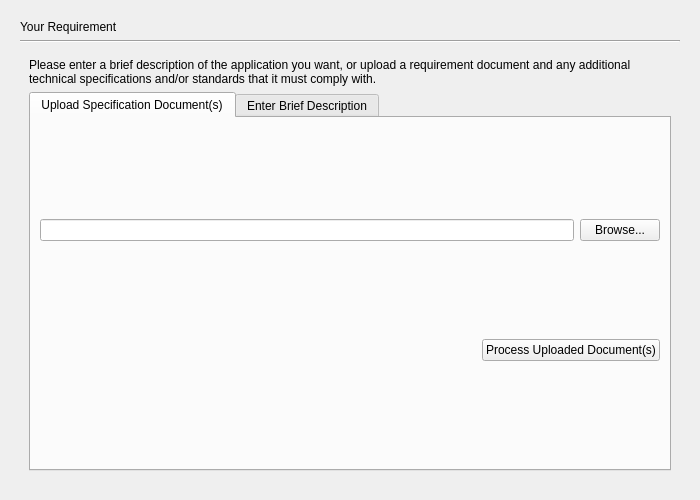
<?xml version="1.0" encoding="UTF-8"?>
<ui version="4.0">
 <class>SpecElaborationPage</class>
 <widget class="QWidget" name="SpecElaborationPage">
  <property name="geometry">
   <rect>
    <x>0</x>
    <y>0</y>
    <width>700</width>
    <height>500</height>
   </rect>
  </property>
  <property name="windowTitle">
   <string>Form</string>
  </property>
  <layout class="QVBoxLayout" name="verticalLayout">
   <property name="leftMargin">
    <number>20</number>
   </property>
   <property name="topMargin">
    <number>20</number>
   </property>
   <property name="rightMargin">
    <number>20</number>
   </property>
   <property name="bottomMargin">
    <number>20</number>
   </property>
   <item>
    <widget class="QLabel" name="headerLabel">
     <property name="text">
      <string>Your Requirement</string>
     </property>
    </widget>
   </item>
   <item>
    <widget class="Line" name="line">
     <property name="orientation">
      <enum>Qt::Horizontal</enum>
     </property>
    </widget>
   </item>
   <item>
    <widget class="QStackedWidget" name="stackedWidget">
     <widget class="QWidget" name="initialInputPage">
      <layout class="QVBoxLayout" name="verticalLayout_2">
       <item>
        <widget class="QLabel" name="instructionLabel">
         <property name="text">
          <string>Please enter a brief description of the application you want, or upload a requirement document and any additional technical specifications and/or standards that it must comply with.</string>
         </property>
         <property name="wordWrap">
          <bool>true</bool>
         </property>
        </widget>
       </item>
       <item>
        <widget class="QTabWidget" name="inputTabWidget">
         <widget class="QWidget" name="uploadTab">
          <attribute name="title">
           <string>Upload Specification Document(s)</string>
          </attribute>
          <layout class="QVBoxLayout" name="verticalLayout_3">
           <item>
            <layout class="QHBoxLayout" name="horizontalLayout">
             <item>
              <widget class="QLineEdit" name="uploadPathLineEdit"/>
             </item>
             <item>
              <widget class="QPushButton" name="browseFilesButton">
               <property name="text">
                <string>Browse...</string>
               </property>
              </widget>
             </item>
            </layout>
           </item>
           <item>
            <layout class="QHBoxLayout" name="horizontalLayout_6">
             <item>
              <spacer name="horizontalSpacer_4">
               <property name="orientation">
                <enum>Qt::Horizontal</enum>
               </property>
               <property name="sizeHint" stdset="0">
                <size>
                 <width>40</width>
                 <height>20</height>
                </size>
               </property>
              </spacer>
             </item>
             <item>
              <widget class="QPushButton" name="processFilesButton">
               <property name="text">
                <string>Process Uploaded Document(s)</string>
               </property>
              </widget>
             </item>
            </layout>
           </item>
           <item>
            <spacer name="verticalSpacer">
             <property name="orientation">
              <enum>Qt::Vertical</enum>
             </property>
            </spacer>
           </item>
          </layout>
         </widget>
         <widget class="QWidget" name="textInputTab">
          <attribute name="title">
           <string>Enter Brief Description</string>
          </attribute>
          <layout class="QVBoxLayout" name="verticalLayout_4">
           <item>
            <widget class="QPlainTextEdit" name="briefDescriptionTextEdit"/>
           </item>
           <item>
            <layout class="QHBoxLayout" name="horizontalLayout_7">
             <item>
              <spacer name="horizontalSpacer_5">
               <property name="orientation">
                <enum>Qt::Horizontal</enum>
               </property>
               <property name="sizeHint" stdset="0">
                <size>
                 <width>40</width>
                 <height>20</height>
                </size>
               </property>
              </spacer>
             </item>
             <item>
              <widget class="QPushButton" name="processTextButton">
               <property name="text">
                <string>Process Brief Description</string>
               </property>
              </widget>
             </item>
            </layout>
           </item>
          </layout>
         </widget>
        </widget>
       </item>
      </layout>
     </widget>
     <widget class="QWidget" name="processingPage">
      <layout class="QVBoxLayout" name="verticalLayout_11">
       <item>
        <spacer name="verticalSpacer_2">
         <property name="orientation">
          <enum>Qt::Vertical</enum>
         </property>
         <property name="sizeHint" stdset="0">
          <size>
           <width>20</width>
           <height>40</height>
          </size>
         </property>
        </spacer>
       </item>
       <item>
        <widget class="QLabel" name="processingLabel">
         <property name="text">
          <string>Processing... Please wait.</string>
         </property>
         <property name="alignment">
          <set>Qt::AlignCenter</set>
         </property>
        </widget>
       </item>
       <item>
        <spacer name="verticalSpacer_3">
         <property name="orientation">
          <enum>Qt::Vertical</enum>
         </property>
         <property name="sizeHint" stdset="0">
          <size>
           <width>20</width>
           <height>40</height>
          </size>
         </property>
        </spacer>
       </item>
      </layout>
     </widget>
     <widget class="QWidget" name="complexityReviewPage">
      <layout class="QGridLayout" name="gridLayout" rowstretch="1,0" columnstretch="0">
       <item row="1" column="0">
        <layout class="QHBoxLayout" name="horizontalLayout_3">
         <item>
          <widget class="QPushButton" name="cancelProjectButton">
           <property name="text">
            <string>Cancel Project</string>
           </property>
          </widget>
         </item>
         <item>
          <spacer name="horizontalSpacer">
           <property name="orientation">
            <enum>Qt::Horizontal</enum>
           </property>
           <property name="sizeHint" stdset="0">
            <size>
             <width>40</width>
             <height>20</height>
            </size>
           </property>
          </spacer>
         </item>
         <item>
          <widget class="QPushButton" name="confirmAnalysisButton">
           <property name="text">
            <string>Confirm Assessment &amp;&amp; Proceed</string>
           </property>
          </widget>
         </item>
        </layout>
       </item>
       <item row="0" column="0">
        <widget class="QTextEdit" name="analysisResultTextEdit">
         <property name="readOnly">
          <bool>true</bool>
         </property>
        </widget>
       </item>
      </layout>
     </widget>
     <widget class="QWidget" name="pmFirstReviewPage">
        <layout class="QVBoxLayout" name="verticalLayout_9">
        <item>
            <widget class="QLabel" name="pmReviewHeaderLabel">
            <property name="text">
            <string>Draft Application Specification</string>
            </property>
            </widget>
        </item>
        <item>
            <widget class="QLabel" name="pmReviewInstructionLabel">
            <property name="text">
            <string>This is the first specification draft generated by the AI. Review it and make any direct edits. You can also provide general feedback for refinement in the box at the bottom before submitting for a final AI analysis.</string>
            </property>
            <property name="wordWrap">
            <bool>true</bool>
            </property>
            </widget>
        </item>
        <item>
            <widget class="QTextEdit" name="pmReviewTextEdit"/>
        </item>
        <item>
            <widget class="QLabel" name="pmFeedbackLabel">
            <property name="text">
            <string>Feedback for Refinement (Optional):</string>
            </property>
            </widget>
        </item>
        <item>
            <widget class="QPlainTextEdit" name="pmFeedbackTextEdit">
            <property name="maximumSize">
            <size>
            <width>16777215</width>
            <height>100</height>
            </size>
            </property>
            </widget>
        </item>
        <item>
            <layout class="QHBoxLayout" name="horizontalLayout_4">
            <item>
            <spacer name="horizontalSpacer_2">
            <property name="orientation">
                <enum>Qt::Horizontal</enum>
            </property>
            </spacer>
            </item>
            <item>
            <widget class="QPushButton" name="submitForAnalysisButton">
            <property name="text">
                <string>Submit for AI Analysis</string>
            </property>
            </widget>
            </item>
            </layout>
        </item>
        </layout>
     </widget>
     <widget class="QWidget" name="finalReviewPage">
      <layout class="QVBoxLayout" name="verticalLayout_6">
       <item>
        <widget class="QTabWidget" name="reviewTabWidget">
         <widget class="QWidget" name="specDraftTab">
          <attribute name="title">
           <string>Specification Draft</string>
          </attribute>
          <layout class="QVBoxLayout" name="verticalLayout_7">
           <item>
            <widget class="QTextEdit" name="specDraftTextEdit"/>
           </item>
          </layout>
         </widget>
         <widget class="QWidget" name="aiIssuesTab">
          <attribute name="title">
           <string>AI Analysis &amp; Issues</string>
          </attribute>
          <layout class="QVBoxLayout" name="verticalLayout_8">
           <item>
            <widget class="QTextEdit" name="aiIssuesTextEdit">
             <property name="readOnly">
              <bool>true</bool>
             </property>
            </widget>
           </item>
          </layout>
         </widget>
         <widget class="QWidget" name="feedbackTab">
          <attribute name="title">
           <string>Your Feedback &amp; Refinements</string>
          </attribute>
          <layout class="QVBoxLayout" name="verticalLayout_10">
           <item>
            <widget class="QLabel" name="feedbackLabel">
             <property name="text">
              <string>Provide feedback and clarifications below to have the AI generate a new version of the draft.</string>
             </property>
             <property name="wordWrap">
              <bool>true</bool>
             </property>
            </widget>
           </item>
           <item>
            <widget class="QPlainTextEdit" name="feedbackTextEdit"/>
           </item>
          </layout>
         </widget>
        </widget>
       </item>
       <item>
        <layout class="QHBoxLayout" name="horizontalLayout_2">
         <item>
          <spacer name="horizontalSpacer_3">
           <property name="orientation">
            <enum>Qt::Horizontal</enum>
           </property>
          </spacer>
         </item>
         <item>
          <widget class="QPushButton" name="submitFeedbackButton">
           <property name="text">
            <string>Submit Feedback &amp;&amp; Refine Draft</string>
           </property>
          </widget>
         </item>
         <item>
          <widget class="QPushButton" name="approveSpecButton">
           <property name="text">
            <string>Approve Specification &amp;&amp; Proceed</string>
           </property>
          </widget>
         </item>
        </layout>
       </item>
      </layout>
     </widget>
    </widget>
   </item>
  </layout>
 </widget>
 <resources/>
 <connections/>
</ui>
